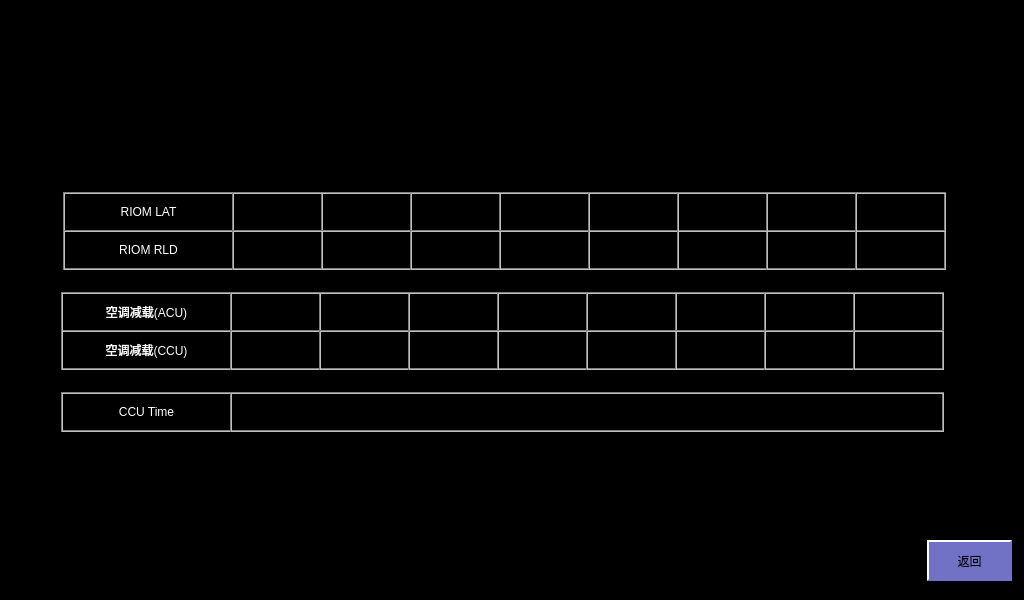
<?xml version="1.0" encoding="UTF-8"?>
<ui version="4.0">
 <class>MvbState</class>
 <widget class="QWidget" name="MvbState">
  <property name="geometry">
   <rect>
    <x>0</x>
    <y>0</y>
    <width>1024</width>
    <height>600</height>
   </rect>
  </property>
  <property name="windowTitle">
   <string>Form</string>
  </property>
  <property name="styleSheet">
   <string notr="true">QLabel
{
	color: white;
	border: 2px groove, gray;
    border-color: gray;
	font: 18px, &quot;微软雅黑&quot;;
}

QWidget
{
	background-color: black;
}</string>
  </property>
  <widget class="QLabel" name="lblRldC2">
   <property name="geometry">
    <rect>
     <x>677</x>
     <y>230</y>
     <width>91</width>
     <height>40</height>
    </rect>
   </property>
   <property name="text">
    <string/>
   </property>
   <property name="alignment">
    <set>Qt::AlignCenter</set>
   </property>
  </widget>
  <widget class="QLabel" name="lblLatB2">
   <property name="geometry">
    <rect>
     <x>766</x>
     <y>192</y>
     <width>91</width>
     <height>40</height>
    </rect>
   </property>
   <property name="text">
    <string/>
   </property>
   <property name="alignment">
    <set>Qt::AlignCenter</set>
   </property>
  </widget>
  <widget class="QLabel" name="label_20">
   <property name="geometry">
    <rect>
     <x>63</x>
     <y>192</y>
     <width>171</width>
     <height>40</height>
    </rect>
   </property>
   <property name="text">
    <string>RIOM LAT</string>
   </property>
   <property name="alignment">
    <set>Qt::AlignCenter</set>
   </property>
  </widget>
  <widget class="QLabel" name="label_29">
   <property name="geometry">
    <rect>
     <x>63</x>
     <y>230</y>
     <width>171</width>
     <height>40</height>
    </rect>
   </property>
   <property name="text">
    <string>RIOM RLD</string>
   </property>
   <property name="alignment">
    <set>Qt::AlignCenter</set>
   </property>
  </widget>
  <widget class="QLabel" name="lblRldB2">
   <property name="geometry">
    <rect>
     <x>766</x>
     <y>230</y>
     <width>91</width>
     <height>40</height>
    </rect>
   </property>
   <property name="text">
    <string/>
   </property>
   <property name="alignment">
    <set>Qt::AlignCenter</set>
   </property>
  </widget>
  <widget class="QLabel" name="lblLatD1">
   <property name="geometry">
    <rect>
     <x>499</x>
     <y>192</y>
     <width>91</width>
     <height>40</height>
    </rect>
   </property>
   <property name="text">
    <string/>
   </property>
   <property name="alignment">
    <set>Qt::AlignCenter</set>
   </property>
  </widget>
  <widget class="QLabel" name="lblRldD2">
   <property name="geometry">
    <rect>
     <x>588</x>
     <y>230</y>
     <width>91</width>
     <height>40</height>
    </rect>
   </property>
   <property name="text">
    <string/>
   </property>
   <property name="alignment">
    <set>Qt::AlignCenter</set>
   </property>
  </widget>
  <widget class="QLabel" name="lblLatB1">
   <property name="geometry">
    <rect>
     <x>321</x>
     <y>192</y>
     <width>91</width>
     <height>40</height>
    </rect>
   </property>
   <property name="text">
    <string/>
   </property>
   <property name="alignment">
    <set>Qt::AlignCenter</set>
   </property>
  </widget>
  <widget class="QLabel" name="lblRldB1">
   <property name="geometry">
    <rect>
     <x>321</x>
     <y>230</y>
     <width>91</width>
     <height>40</height>
    </rect>
   </property>
   <property name="text">
    <string/>
   </property>
   <property name="alignment">
    <set>Qt::AlignCenter</set>
   </property>
  </widget>
  <widget class="QLabel" name="lblRldD1">
   <property name="geometry">
    <rect>
     <x>499</x>
     <y>230</y>
     <width>91</width>
     <height>40</height>
    </rect>
   </property>
   <property name="text">
    <string/>
   </property>
   <property name="alignment">
    <set>Qt::AlignCenter</set>
   </property>
  </widget>
  <widget class="QLabel" name="lblRldA2">
   <property name="geometry">
    <rect>
     <x>855</x>
     <y>230</y>
     <width>91</width>
     <height>40</height>
    </rect>
   </property>
   <property name="text">
    <string/>
   </property>
   <property name="alignment">
    <set>Qt::AlignCenter</set>
   </property>
  </widget>
  <widget class="QLabel" name="lblLatD2">
   <property name="geometry">
    <rect>
     <x>588</x>
     <y>192</y>
     <width>91</width>
     <height>40</height>
    </rect>
   </property>
   <property name="text">
    <string/>
   </property>
   <property name="alignment">
    <set>Qt::AlignCenter</set>
   </property>
  </widget>
  <widget class="QLabel" name="lblLatA1">
   <property name="geometry">
    <rect>
     <x>232</x>
     <y>192</y>
     <width>91</width>
     <height>40</height>
    </rect>
   </property>
   <property name="text">
    <string/>
   </property>
   <property name="alignment">
    <set>Qt::AlignCenter</set>
   </property>
  </widget>
  <widget class="QLabel" name="lblRldA1">
   <property name="geometry">
    <rect>
     <x>232</x>
     <y>230</y>
     <width>91</width>
     <height>40</height>
    </rect>
   </property>
   <property name="text">
    <string/>
   </property>
   <property name="alignment">
    <set>Qt::AlignCenter</set>
   </property>
  </widget>
  <widget class="QLabel" name="lblLatC1">
   <property name="geometry">
    <rect>
     <x>410</x>
     <y>192</y>
     <width>91</width>
     <height>40</height>
    </rect>
   </property>
   <property name="text">
    <string/>
   </property>
   <property name="alignment">
    <set>Qt::AlignCenter</set>
   </property>
  </widget>
  <widget class="QLabel" name="lblLatA2">
   <property name="geometry">
    <rect>
     <x>855</x>
     <y>192</y>
     <width>91</width>
     <height>40</height>
    </rect>
   </property>
   <property name="text">
    <string/>
   </property>
   <property name="alignment">
    <set>Qt::AlignCenter</set>
   </property>
  </widget>
  <widget class="QLabel" name="lblRldC1">
   <property name="geometry">
    <rect>
     <x>410</x>
     <y>230</y>
     <width>91</width>
     <height>40</height>
    </rect>
   </property>
   <property name="text">
    <string/>
   </property>
   <property name="alignment">
    <set>Qt::AlignCenter</set>
   </property>
  </widget>
  <widget class="QLabel" name="lblLatC2">
   <property name="geometry">
    <rect>
     <x>677</x>
     <y>192</y>
     <width>91</width>
     <height>40</height>
    </rect>
   </property>
   <property name="text">
    <string/>
   </property>
   <property name="alignment">
    <set>Qt::AlignCenter</set>
   </property>
  </widget>
  <widget class="QPushButton" name="btnBack">
   <property name="geometry">
    <rect>
     <x>927</x>
     <y>540</y>
     <width>85</width>
     <height>41</height>
    </rect>
   </property>
   <property name="styleSheet">
    <string notr="true">QPushButton
{
	font: 18px, &quot;微软雅黑&quot;;
    color: black;
	background-color: rgb(113, 113, 198);
	border:2px solid white; 
    border-right-color: rgb(113, 113, 198); 
    border-bottom-color: rgb(113, 113, 198);
}

QPushButton:disabled
{
	font: 18px, &quot;微软雅黑&quot;;
    color: white;
	background-color: rgb(113, 113, 198);
	border:2px solid white; 
    border-right-color: rgb(113, 113, 198); 
    border-bottom-color: rgb(113, 113, 198);
}

QPushButton:pressed
{
	font: 18px, &quot;微软雅黑&quot;;
    color: white;
	background-color: rgb(0, 0, 255); 
	border:2px solid white; 
	border-left-color: qlineargradient(x1: 0, y1: 0, x2: 1, y2: 0, 
                        stop: 0 gray, stop: 1 black); 			border-top-color: qlineargradient(x1: 0, y1: 0, x2: 0, 										y2: 1, stop: 0 gray, stop: 1 black);
  border-right-color: white; border-bottom-color: white;
}</string>
   </property>
   <property name="text">
    <string>返回</string>
   </property>
  </widget>
  <widget class="QLabel" name="lblAirCondiitionerDeloadC1">
   <property name="geometry">
    <rect>
     <x>408</x>
     <y>292</y>
     <width>91</width>
     <height>40</height>
    </rect>
   </property>
   <property name="text">
    <string/>
   </property>
   <property name="alignment">
    <set>Qt::AlignCenter</set>
   </property>
  </widget>
  <widget class="QLabel" name="label_30">
   <property name="geometry">
    <rect>
     <x>61</x>
     <y>330</y>
     <width>171</width>
     <height>40</height>
    </rect>
   </property>
   <property name="text">
    <string>空调减载(CCU)</string>
   </property>
   <property name="alignment">
    <set>Qt::AlignCenter</set>
   </property>
  </widget>
  <widget class="QLabel" name="lblAirCondiitionerDeloadD1">
   <property name="geometry">
    <rect>
     <x>497</x>
     <y>292</y>
     <width>91</width>
     <height>40</height>
    </rect>
   </property>
   <property name="text">
    <string/>
   </property>
   <property name="alignment">
    <set>Qt::AlignCenter</set>
   </property>
  </widget>
  <widget class="QLabel" name="lblAirCondiitionerDeloadA2">
   <property name="geometry">
    <rect>
     <x>853</x>
     <y>292</y>
     <width>91</width>
     <height>40</height>
    </rect>
   </property>
   <property name="text">
    <string/>
   </property>
   <property name="alignment">
    <set>Qt::AlignCenter</set>
   </property>
  </widget>
  <widget class="QLabel" name="lblAirCondiitionerDeloadC2">
   <property name="geometry">
    <rect>
     <x>675</x>
     <y>292</y>
     <width>91</width>
     <height>40</height>
    </rect>
   </property>
   <property name="text">
    <string/>
   </property>
   <property name="alignment">
    <set>Qt::AlignCenter</set>
   </property>
  </widget>
  <widget class="QLabel" name="lblAirCondiitionerDeloadB2">
   <property name="geometry">
    <rect>
     <x>764</x>
     <y>292</y>
     <width>91</width>
     <height>40</height>
    </rect>
   </property>
   <property name="text">
    <string/>
   </property>
   <property name="alignment">
    <set>Qt::AlignCenter</set>
   </property>
  </widget>
  <widget class="QLabel" name="lblAirCondiitionerDeloadB1">
   <property name="geometry">
    <rect>
     <x>319</x>
     <y>292</y>
     <width>91</width>
     <height>40</height>
    </rect>
   </property>
   <property name="text">
    <string/>
   </property>
   <property name="alignment">
    <set>Qt::AlignCenter</set>
   </property>
  </widget>
  <widget class="QLabel" name="label_21">
   <property name="geometry">
    <rect>
     <x>61</x>
     <y>292</y>
     <width>171</width>
     <height>40</height>
    </rect>
   </property>
   <property name="text">
    <string>空调减载(ACU)</string>
   </property>
   <property name="alignment">
    <set>Qt::AlignCenter</set>
   </property>
  </widget>
  <widget class="QLabel" name="lblAirCondiitionerDeloadD2">
   <property name="geometry">
    <rect>
     <x>586</x>
     <y>292</y>
     <width>91</width>
     <height>40</height>
    </rect>
   </property>
   <property name="text">
    <string/>
   </property>
   <property name="alignment">
    <set>Qt::AlignCenter</set>
   </property>
  </widget>
  <widget class="QLabel" name="lblAirCondiitionerDeloadA1">
   <property name="geometry">
    <rect>
     <x>230</x>
     <y>292</y>
     <width>91</width>
     <height>40</height>
    </rect>
   </property>
   <property name="text">
    <string/>
   </property>
   <property name="alignment">
    <set>Qt::AlignCenter</set>
   </property>
  </widget>
  <widget class="QLabel" name="label_31">
   <property name="geometry">
    <rect>
     <x>61</x>
     <y>392</y>
     <width>171</width>
     <height>40</height>
    </rect>
   </property>
   <property name="text">
    <string>CCU Time</string>
   </property>
   <property name="alignment">
    <set>Qt::AlignCenter</set>
   </property>
  </widget>
  <widget class="QLabel" name="lblCcuTime">
   <property name="geometry">
    <rect>
     <x>230</x>
     <y>392</y>
     <width>714</width>
     <height>40</height>
    </rect>
   </property>
   <property name="text">
    <string/>
   </property>
   <property name="alignment">
    <set>Qt::AlignCenter</set>
   </property>
  </widget>
  <widget class="QLabel" name="lblCcuAirCondiitionerDeloadA1">
   <property name="geometry">
    <rect>
     <x>230</x>
     <y>330</y>
     <width>91</width>
     <height>40</height>
    </rect>
   </property>
   <property name="text">
    <string/>
   </property>
   <property name="alignment">
    <set>Qt::AlignCenter</set>
   </property>
  </widget>
  <widget class="QLabel" name="lblCcuAirCondiitionerDeloadB1">
   <property name="geometry">
    <rect>
     <x>319</x>
     <y>330</y>
     <width>91</width>
     <height>40</height>
    </rect>
   </property>
   <property name="text">
    <string/>
   </property>
   <property name="alignment">
    <set>Qt::AlignCenter</set>
   </property>
  </widget>
  <widget class="QLabel" name="lblCcuAirCondiitionerDeloadC2">
   <property name="geometry">
    <rect>
     <x>675</x>
     <y>330</y>
     <width>91</width>
     <height>40</height>
    </rect>
   </property>
   <property name="text">
    <string/>
   </property>
   <property name="alignment">
    <set>Qt::AlignCenter</set>
   </property>
  </widget>
  <widget class="QLabel" name="lblCcuAirCondiitionerDeloadD1">
   <property name="geometry">
    <rect>
     <x>497</x>
     <y>330</y>
     <width>91</width>
     <height>40</height>
    </rect>
   </property>
   <property name="text">
    <string/>
   </property>
   <property name="alignment">
    <set>Qt::AlignCenter</set>
   </property>
  </widget>
  <widget class="QLabel" name="lblCcuAirCondiitionerDeloadB2">
   <property name="geometry">
    <rect>
     <x>764</x>
     <y>330</y>
     <width>91</width>
     <height>40</height>
    </rect>
   </property>
   <property name="text">
    <string/>
   </property>
   <property name="alignment">
    <set>Qt::AlignCenter</set>
   </property>
  </widget>
  <widget class="QLabel" name="lblCcuAirCondiitionerDeloadD2">
   <property name="geometry">
    <rect>
     <x>586</x>
     <y>330</y>
     <width>91</width>
     <height>40</height>
    </rect>
   </property>
   <property name="text">
    <string/>
   </property>
   <property name="alignment">
    <set>Qt::AlignCenter</set>
   </property>
  </widget>
  <widget class="QLabel" name="lblCcuAirCondiitionerDeloadA2">
   <property name="geometry">
    <rect>
     <x>853</x>
     <y>330</y>
     <width>91</width>
     <height>40</height>
    </rect>
   </property>
   <property name="text">
    <string/>
   </property>
   <property name="alignment">
    <set>Qt::AlignCenter</set>
   </property>
  </widget>
  <widget class="QLabel" name="lblCcuAirCondiitionerDeloadC1">
   <property name="geometry">
    <rect>
     <x>408</x>
     <y>330</y>
     <width>91</width>
     <height>40</height>
    </rect>
   </property>
   <property name="text">
    <string/>
   </property>
   <property name="alignment">
    <set>Qt::AlignCenter</set>
   </property>
  </widget>
 </widget>
 <resources/>
 <connections/>
</ui>
